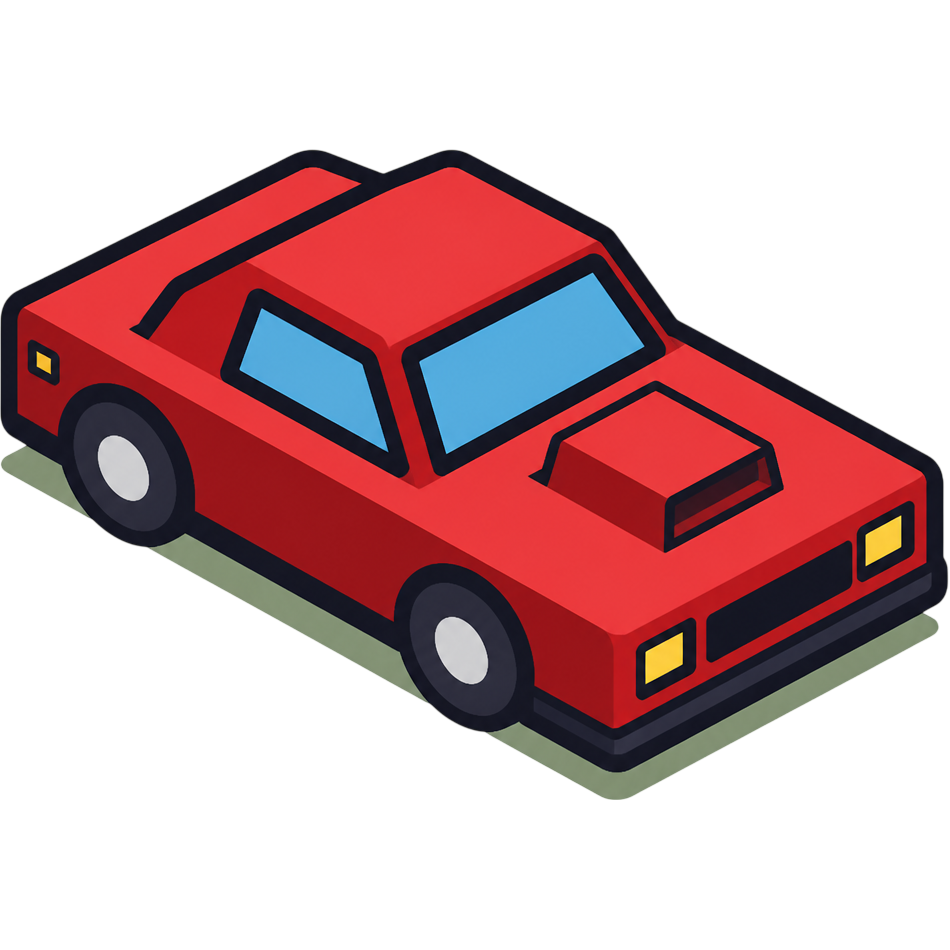
#> input picture art/generated/brutus-test1.png, 950 x 950 px
$ python fit_ui_icon.py ../art/generated/brutus-test1.png ../art/generated/bay-mechanic.png 100
#> lines starting #> are read from the running program, lines starting #| are printed output that depends on the picture
"""Fit a generated UI icon into a square, transparent, palette-compressed PNG for the HUD and menus.

usage: python3 tools/fit_ui_icon.py SRC.png OUT.png [SIZE]   (SIZE defaults to 96: 2x art shown at 48px or less)
"""

import sys

from PIL import Image


def main() -> None:
    src, out = sys.argv[1], sys.argv[2]
    size = int(sys.argv[3]) if len(sys.argv) > 3 else 96
    im = Image.open(src).convert("RGBA")
#> im is the input picture: PIL image 950x950 RGBA; mean R, G, B, A 80.6, 41.1, 44, 107.9
    im = im.crop(im.getbbox())
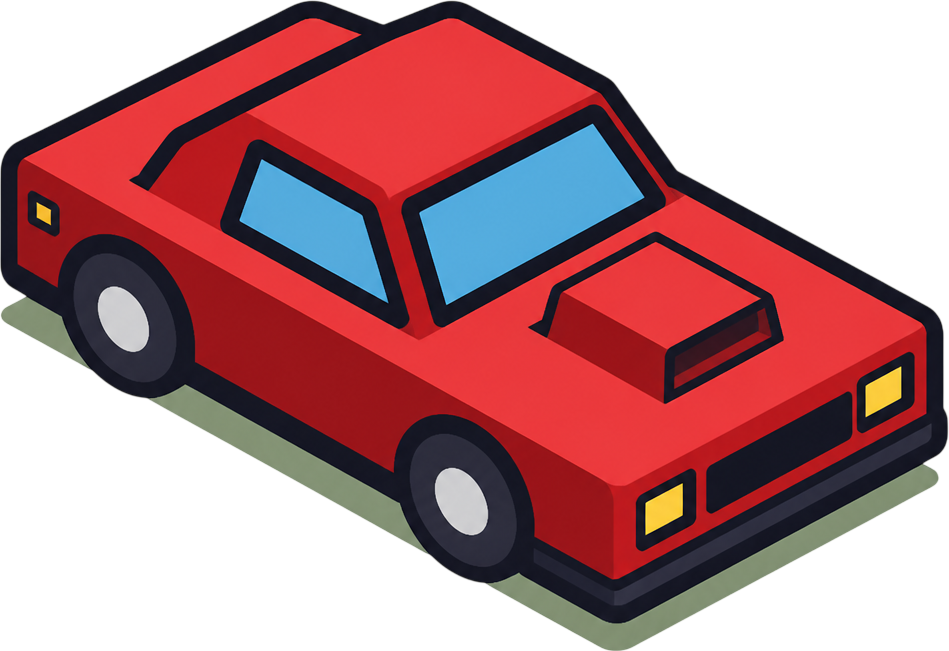
#> im: PIL image 949x651 RGBA; mean R, G, B, A 117.7, 60, 64.3, 157.7; transparent parts drawn white
    # 4% margin so outlines never touch the edge; downscale with premultiplied alpha (no dark fringe)
    inner = round(size * 0.92)
    scale = inner / max(im.size)
#> scale = 0.0969
    small = im.convert("RGBa").resize((round(im.width * scale), round(im.height * scale)), Image.LANCZOS)
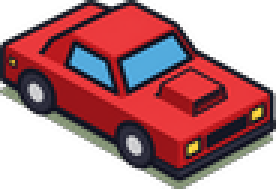
#> small: PIL image 92x63 RGBa (shown 3 times larger); mean R, G, B, A 83.4, 35.1, 39.5, 157.7; transparent parts drawn white
    small = small.convert("RGBA")
#> small: PIL image 92x63 RGBA
    canvas = Image.new("RGBA", (size, size))
#> canvas: PIL image 100x100 RGBA; every value is 0
    canvas.alpha_composite(small, ((size - small.width) // 2, (size - small.height) // 2))
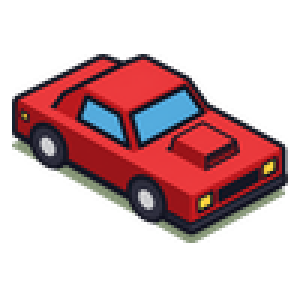
#> canvas: PIL image 100x100 RGBA (shown 3 times larger); mean R, G, B, A 49.9, 22.1, 24.4, 91.4; transparent parts drawn white
    canvas.quantize(colors=256, method=Image.Quantize.FASTOCTREE, dither=Image.Dither.NONE).save(out, optimize=True)
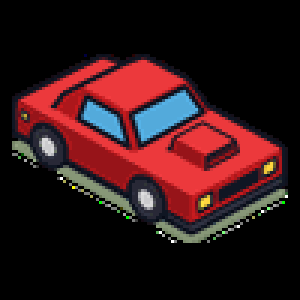
#> saved as bay-mechanic.png: PIL image 100x100 P (shown 3 times larger); mean R, G, B 49.7, 21.9, 24.1


if __name__ == "__main__":
    main()

$ run again, on art/generated/bay-paint.png
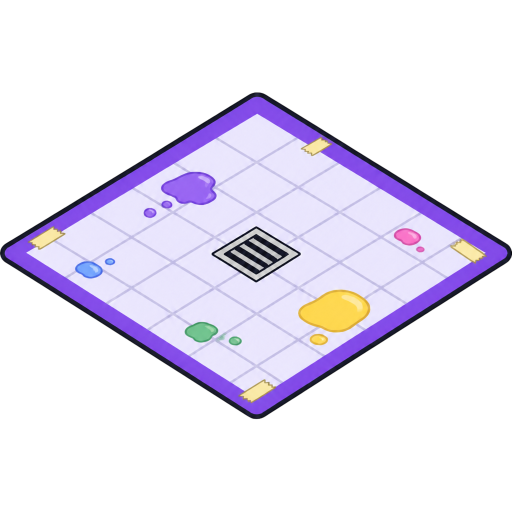
#> input picture art/generated/bay-paint.png, 1024 x 1024 px (shown at 1/2 size)
#> in main, im is the input picture: PIL image 1024x1024 RGBA; mean R, G, B, A 100.5, 87.1, 128.4, 85.5
#> in main, `im = im.crop(im.getbbox())`:
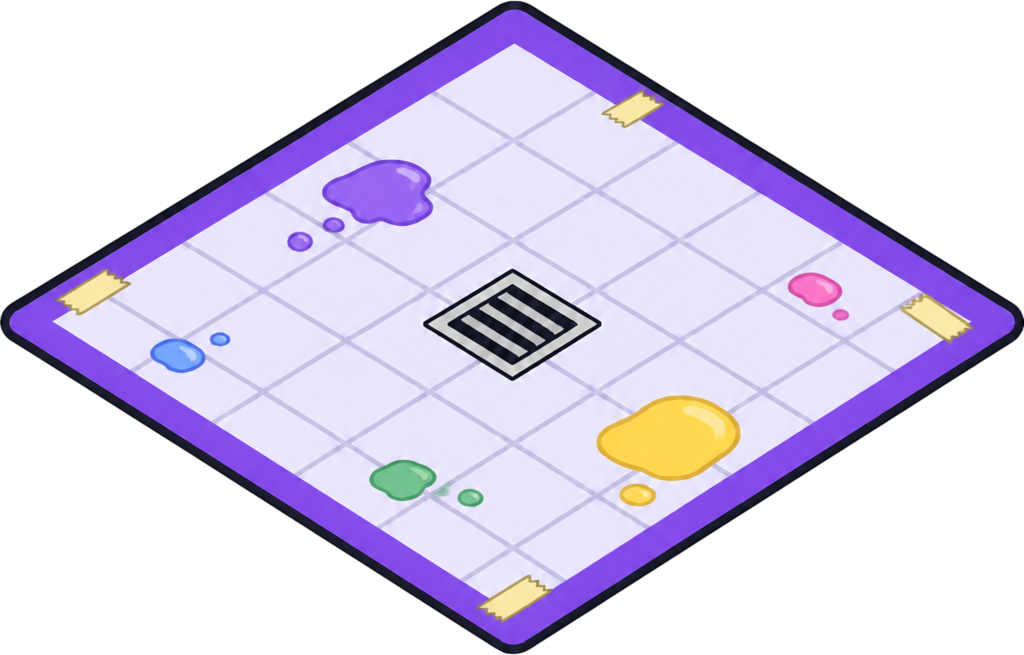
#> im: PIL image 1024x655 RGBA; mean R, G, B, A 157.2, 136.2, 200.8, 133.7; transparent parts drawn white
#> in main, `canvas.quantize(colors=256, method=Image.Quantize.FASTOCTREE, dither=I..`:
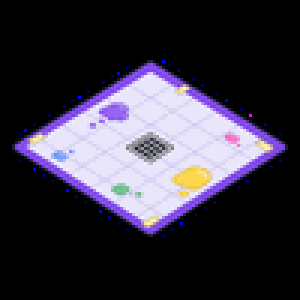
#> saved as bay-paint.png: PIL image 100x100 P (shown 3 times larger); mean R, G, B 54.7, 50.6, 63.7
